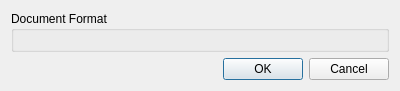
<?xml version="1.0" encoding="UTF-8"?>
<ui version="4.0">
 <class>DocumentProviderSelectorDialog</class>
 <widget class="QDialog" name="DocumentProviderSelectorDialog">
  <property name="geometry">
   <rect>
    <x>0</x>
    <y>0</y>
    <width>400</width>
    <height>300</height>
   </rect>
  </property>
  <property name="sizePolicy">
   <sizepolicy hsizetype="Preferred" vsizetype="Minimum">
    <horstretch>0</horstretch>
    <verstretch>0</verstretch>
   </sizepolicy>
  </property>
  <property name="windowTitle">
   <string>Select Document Format</string>
  </property>
  <layout class="QVBoxLayout" name="verticalLayout">
   <property name="sizeConstraint">
    <enum>QLayout::SetMinAndMaxSize</enum>
   </property>
   <item>
    <widget class="QGroupBox" name="gbFormats">
     <property name="sizePolicy">
      <sizepolicy hsizetype="Preferred" vsizetype="Minimum">
       <horstretch>0</horstretch>
       <verstretch>0</verstretch>
      </sizepolicy>
     </property>
     <property name="title">
      <string>Document Format</string>
     </property>
     <layout class="QVBoxLayout" name="verticalLayout_2">
      <property name="sizeConstraint">
       <enum>QLayout::SetMinAndMaxSize</enum>
      </property>
     </layout>
    </widget>
   </item>
   <item>
    <widget class="QDialogButtonBox" name="buttonBox">
     <property name="orientation">
      <enum>Qt::Horizontal</enum>
     </property>
     <property name="standardButtons">
      <set>QDialogButtonBox::Cancel|QDialogButtonBox::Ok</set>
     </property>
    </widget>
   </item>
  </layout>
 </widget>
 <resources/>
 <connections>
  <connection>
   <sender>buttonBox</sender>
   <signal>accepted()</signal>
   <receiver>DocumentProviderSelectorDialog</receiver>
   <slot>accept()</slot>
   <hints>
    <hint type="sourcelabel">
     <x>248</x>
     <y>254</y>
    </hint>
    <hint type="destinationlabel">
     <x>157</x>
     <y>274</y>
    </hint>
   </hints>
  </connection>
  <connection>
   <sender>buttonBox</sender>
   <signal>rejected()</signal>
   <receiver>DocumentProviderSelectorDialog</receiver>
   <slot>reject()</slot>
   <hints>
    <hint type="sourcelabel">
     <x>316</x>
     <y>260</y>
    </hint>
    <hint type="destinationlabel">
     <x>286</x>
     <y>274</y>
    </hint>
   </hints>
  </connection>
 </connections>
</ui>
